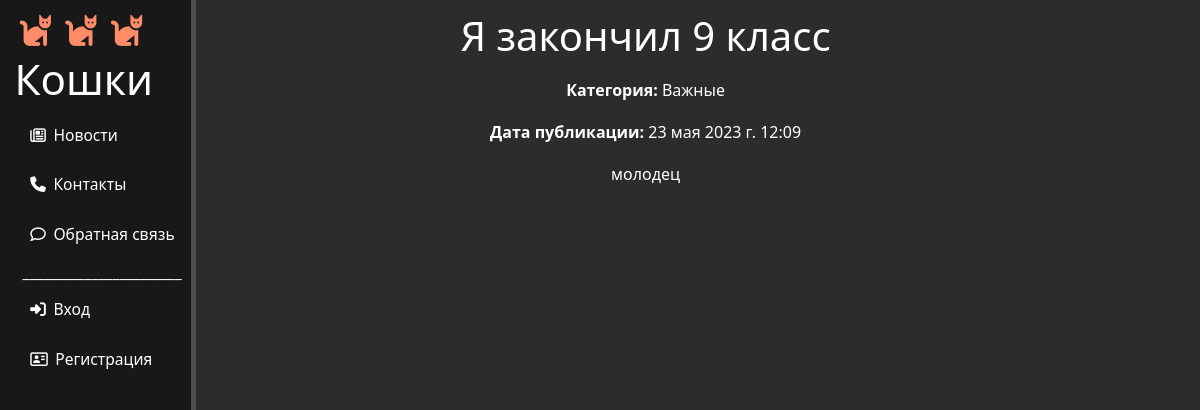
The app's page /news/vazhnye/ja-zakonchil-9-klass with its own data.
### news/models.py (models this page shows, shortened)
class Articles(models.Model):
    title = models.CharField('Название', max_length=100)
    slug = models.SlugField('URL', max_length=255, unique=True, db_index=True)
    anons = models.CharField('Анонс', max_length=200)
    full_text = models.TextField('Статья')
    date = models.DateTimeField('Дата публикации', default=tests.default_datetime)
    is_published = models.BooleanField('Опубликовано', default=True)
    cat = models.ForeignKey('Category', verbose_name='Категория', on_delete=models.PROTECT)
    class Meta:
        verbose_name = 'Новость'
        verbose_name_plural = 'Новости'
        ordering = ['-date', 'title']

class Category(models.Model):
    name = models.CharField('Название', max_length=50, db_index=True)
    slug = models.SlugField('URL', max_length=255, unique=True, db_index=True)
    def __str__(self):
        return self.name
    class Meta:
        verbose_name = 'Категория'
        verbose_name_plural = 'Категории'
        ordering = ['name']

### news/views.py (the view)
# urls.py: path('<slug:cat_slug>/<slug:art_slug>', views.HomeDetail.as_view(), name='news_detail'),
class HomeDetail(DetailView):
    model = Articles
    template_name = 'news/detail_view.html'
    context_object_name = 'article'
    slug_url_kwarg = 'art_slug'

### news/templates/news/detail_view.html (shortened to what this page needs)
{% extends 'main/layout.html' %}
{% block content %}
    <div class="features">
        <h1>{{ article.title }}</h1>
        <p><b>Категория: </b>{{ article.cat }}</p>
        <p><b>Дата публикации: </b>{{ article.date }}</p>
        <p>{{ article.full_text|linebreaks }}</p><br>
    </div>
{% endblock %}

### main/static/main/css/main.css (style rules this page uses)
body { background: #2c2c2c; }
main .features { float: left; color: white; margin-top: 1vw; text-align: center; width: 75%; }
main .features h1 { margin-bottom: 1vw; }
main .features p { max-width: 35vw; margin: 2% auto; }

### records on screen
Articles: title "Я закончил 9 класс", cat "Важные", date "23 мая 2023 г. 12:09", full_text "молодец"
